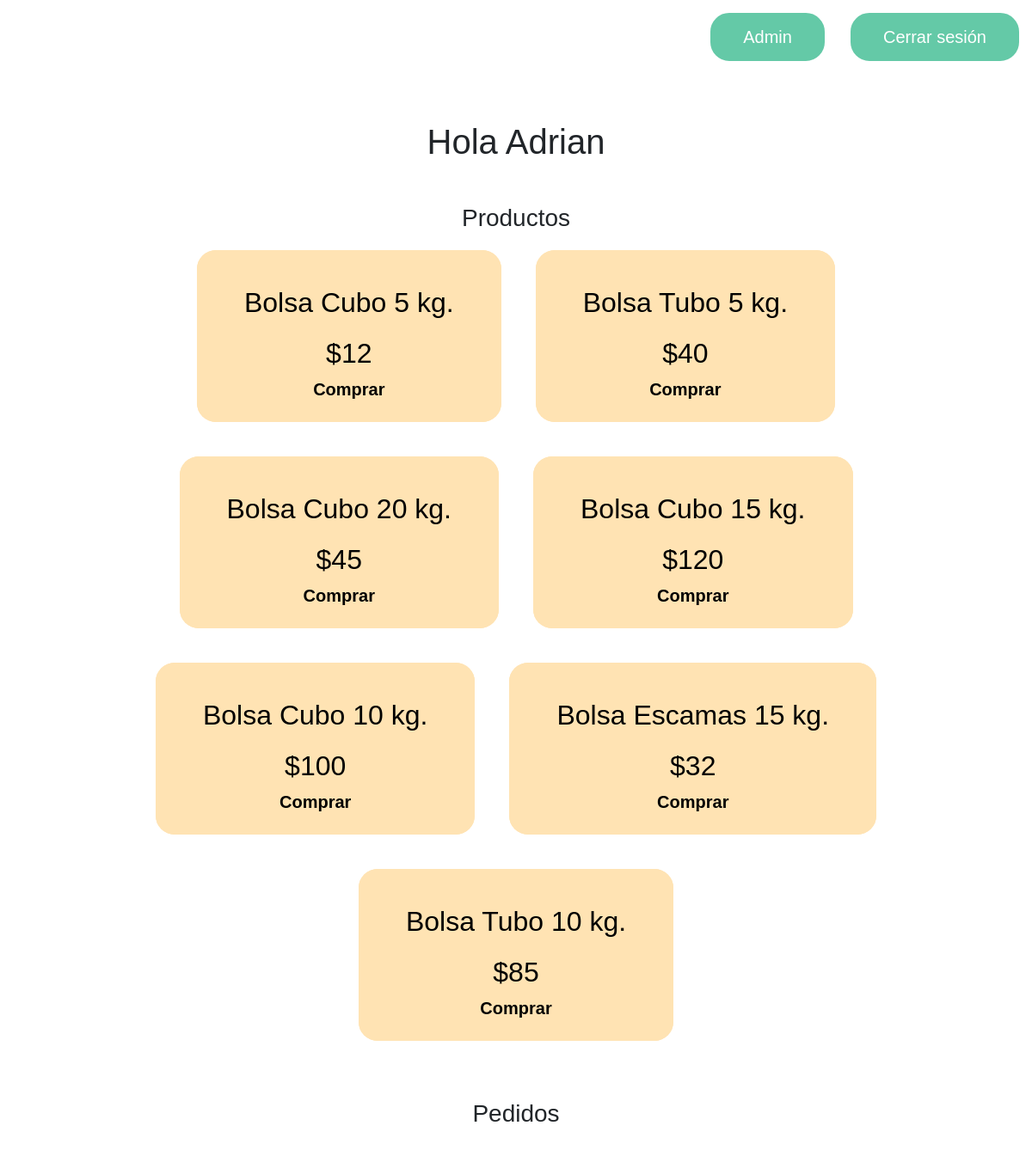
The app's page / (signed in) with its own data.
### website/models.py (models this page shows)
class User(db.Model, UserMixin):
    id = db.Column(db.Integer, primary_key=True)
    name = db.Column(db.String(100))
    lastname1 = db.Column(db.String(100))
    lastname2 = db.Column(db.String(100))
    street = db.Column(db.String(100))
    number = db.Column(db.Integer)
    colony = db.Column(db.String(100))
    city = db.Column(db.String(100))
    codigoPostal = db.Column(db.Integer)
    password = db.Column(db.String(100))
    telephone = db.Column(db.String(100))
    email = db.Column(db.String(100), unique=True)
    type = db.Column(db.String(100))
    curp = db.Column(db.String(20), unique=True)
    rfc = db.Column(db.String(15), unique=True)
    state = db.Column(db.String(100))

class Product(db.Model):
    id = db.Column(db.Integer, primary_key=True)
    presentation = db.Column(db.String(100))
    price = db.Column(db.Integer)
    weight = db.Column(db.Integer)
    inventory = db.Column(db.Integer)

### website/views.py (the view)
@views.route('/')
@login_required
def home():
    products = Product.query.all()
    orders = Order.query.filter_by(customerId=current_user.id)
    return render_template('home.html', products=products, orders=orders, user=current_user)

### website/__init__.py (called while the page is built)
def create_app():
    app = Flask(__name__)
    app.config['SECRET_KEY'] = 'azunog/icewaterorders'
    app.config['SQLALCHEMY_DATABASE_URI'] = f'sqlite:///{DB_NAME}'
    db.init_app(app)
    from .views import views
    from .auth import auth
    from .admin import admin
    app.register_blueprint(views, url_prefix='/')
    app.register_blueprint(auth, url_prefix='/')
    app.register_blueprint(admin, url_prefix='/admin/')
    from .models import User
    create_database(app)
    login_manager = LoginManager()
    login_manager.login_view = 'auth.login'
    login_manager.init_app(app)
    @login_manager.user_loader
    def load_user(id):
        return User.query.get(int(id))
    return app

### website/templates/home.html (shortened to what this page needs)
{% extends 'base.html' %} {% block title %}Ahuahielo{% endblock %} {% block body %}
<div class="btnHeadContainer">
    <a href="/logout">
        <button class="right">Cerrar sesión</button>
    </a>
    {% if user and user.type == 'Administrador' %}
    <a href="/admin" target=”_blank”>
        <button class="right">Admin</button>
    </a>
    {% endif %}
</div>
<br><br><br>
<h1 class="center">Hola {{user.name}}</h1>
<br><br>
<div class="container">
    <div class="containerProduct">
        <h3 class="center">Productos</h3>
        <div class="products">
            {% for product in products %}
            <div class="product">
                <a href="/product/{{product.id}}">
                    <button class="buttonH">
                    <h2 class="product-name">Bolsa {{product.presentation}} {{product.weight}} kg.</h2>
                    <h2 class="price">${{product.price}}</h2>
                    <b>Comprar</b>
                </button>
                </a>
            </div>
            {% endfor %}
        </div>
    </div>
    <br><br>
    <div class="containerOrder">
        <h3 class="center">Pedidos</h3>
    </div>
</div>
<br><br> {% endblock %}

### website/templates/base.html (shortened to what this page needs)
<!DOCTYPE html>
<html lang="en">
<head>
    <link href="https://cdn.jsdelivr.net/npm/bootstrap@5.1.1/dist/css/bootstrap.min.css" rel="stylesheet">
</head>
<body>
     {% block body %}{% endblock %}
</body>
</html>

### website/templates/base.html (style rules this page uses)
* { margin: 0px; }
html { font-family: 'Poppins', sans-serif; }
body { font-family: 'Poppins', sans-serif; text-align: center; }
.center { text-align: center; margin: auto; }
.right { float: right; }
button { margin: 15px; padding: 10px 35px; font-size: 20px; border: 3px solid #64C9A7; background-color: #64C9A7; border-radius: 22px; color: white; cursor: pointer; }
a { color: #64C9A7; text-decoration: none; }
.btnHeadContainer { display: inline-block; width: 100%; }

### website/templates/home.html (style rules this page uses)
body { font-family: 'Poppins', sans-serif; }
.products { display: flex; align-items: center; justify-content: center; flex-wrap: wrap; }
.product { margin: 20px; text-align: center; border-radius: 22px; height: 200px; display: flex; align-items: center; min-width: 250px; justify-content: center; background-color: #FFE3B3; color: black; font-weight: bolder; }
.product-name { margin: 20px; }
.container { height: 100%; width: 100%; }
.containerProduct { height: 50%; width: 100%; }
.containerOrder { height: 50%; width: 100%; }
.buttonH { background-color: #FFE3B3; border: none; color: black; margin: 0; height: 200px; min-width: 250px; }

### records on screen
User: name "Adrian"
Product: presentation "Cubo", weight "5", price "12"
Product: presentation "Tubo", weight "5", price "40"
Product: presentation "Cubo", weight "20", price "45"
Product: presentation "Cubo", weight "15", price "120"
Product: presentation "Cubo", weight "10", price "100"
Product: presentation "Escamas", weight "15", price "32"
Product: presentation "Tubo", weight "10", price "85"
